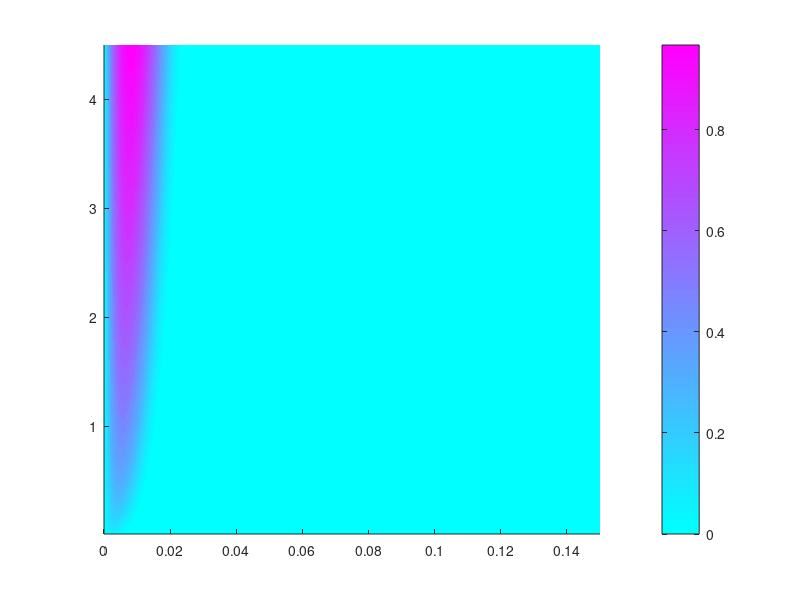

The MATLAB script that drew this image: (Note: this script raises an error after producing the figure.)
clc; clear; close all;

% --- Common Physical Parameters ---
T_s = 100;     % Surface temperature (°C)
T_inf = 25;    % Ambient temperature (°C)
x_pos = 4.5;   % Height of the vertical plate (m)

g = 9.81;      % Gravity (m/s^2)
beta = 1 / (T_inf + 273.15); % Thermal expansion coefficient (1/K)
nu = 1.5e-5;   % Kinematic viscosity (m^2/s)

% --- Define Fluids (Prandtl Numbers) ---
Prandtl_numbers = [0.7, 1, 10];  % Liquid metals, air, benchmark, oil
fluid_names = {'Air_Pr0.7', 'Benchmark_Pr1', 'Oil_Pr10'};

% --- Fixed Locations for Profiles ---
x_vel_locations = [0.8, 2.8];
x_temp_locations = [1.8, 3.8];

% --- Save folder ---
output_folder = 'natural_convection2';
if ~exist(output_folder, 'dir')
    mkdir(output_folder);
end

for f = 1:length(Prandtl_numbers)
    Pr = Prandtl_numbers(f);
    alpha = nu / Pr;  % Thermal diffusivity
    
    % Meshgrid
    [y_grid, x_grid] = meshgrid(linspace(0, 0.15, 150), linspace(0.01, x_pos, 300));
    u_field = zeros(size(x_grid));

    for i = 1:size(x_grid, 1)
        x_curr = x_grid(i, 1);
        Gr = g * beta * (T_s - T_inf) * x_curr^3 / nu^2;
        Ra = Gr * Pr;
        delta_u = 5 * x_curr / (Ra^(1/4));
        U_char = g * beta * (T_s - T_inf) * x_curr^2 / (nu * sqrt(Ra));
        
        for j = 1:size(y_grid, 2)
            y_curr = y_grid(1, j);
            eta = y_curr / delta_u;
            if eta >= 0 && eta <= 1
                u_field(i, j) = U_char * eta * (1 - eta)^2;
            end
        end
    end

    u_norm = u_field / max(u_field(:));
    
    % --- Plotting ---
    figure('Position', [100 100 600 600]); hold on;
    contourf(y_grid, x_grid, u_norm, 30, 'LineStyle', 'none');
    colormap("cool");
    cb = colorbar('eastoutside');
    cb.Label.String = 'Normalized Velocity Magnitude';
    cb.FontSize = 10;
    cb.Label.FontSize = 11;
    cb.Ticks = linspace(0, 1, 5);
    cb.TickLabels = arrayfun(@(x) sprintf('%.2f', x), cb.Ticks, 'UniformOutput', false);
    
    plot([0 0], [0 x_pos], 'k', 'LineWidth', 3);
    
    % Velocity Profiles
    for x_loc = x_vel_locations
        Gr = g * beta * (T_s - T_inf) * x_loc^3 / nu^2;
        Ra = Gr * Pr;
        delta_u = 6 * x_loc / (Ra^(1/4));
        U_char = sqrt(g * beta * (T_s - T_inf) * x_loc);
        
        y_vals = linspace(0, delta_u, 100);
        eta = y_vals / delta_u;
        u_vals = U_char * eta .* (1 - eta).^3;
        u_norm = u_vals / max(u_vals);
        scale_factor = 0.4 * x_loc;
        
        plot(y_vals, x_loc + scale_factor * u_norm, 'b', 'LineWidth', 2.5);
        idxs = round(linspace(1, length(y_vals), 12));
        for i = 1:length(idxs)
            y_line = y_vals(idxs(i));
            u_val = u_norm(idxs(i));
            if u_val > 0.05
                line([y_line y_line], [x_loc x_loc + scale_factor * u_val], ...
                    'Color', 'b', 'LineWidth', 1.5);
            end
        end
    end
    
    % Temperature Profiles
    for x_loc = x_temp_locations
        Gr = g * beta * (T_s - T_inf) * x_loc^3 / nu^2;
        Ra = Gr * Pr;
        delta_u = 6 * x_loc / (Ra^(1/4));
        delta_T = delta_u / (Pr^(1/3));
        
        y_vals = linspace(0, delta_T, 100);
        T_vals = (1 - y_vals / delta_T).^2;
        scale_factor = 0.6;
        
        plot(y_vals, x_loc + scale_factor * T_vals, 'k-.', 'LineWidth', 2.5);
        idxs = round(linspace(1, length(y_vals), 10));
        for i = 1:length(idxs)
            y_line = y_vals(idxs(i));
            T_val = T_vals(idxs(i));
            if T_val > 0.02
                line([y_line y_line], [x_loc x_loc + scale_factor * T_val], ...
    'Color', 'k', 'LineWidth', 1.8, 'LineStyle', '-.');
            end
        end
    end
    
    % Boundary Layers
    x_BL = linspace(0.01, x_pos, 200);
    Gr_BL = g * beta * (T_s - T_inf) * x_BL.^3 / nu^2;
    Ra_BL = Gr_BL * Pr;
    delta_u_BL = 6 * x_BL ./ (Ra_BL.^(1/4));
    delta_T_BL = delta_u_BL / (Pr^(1/3));
    
    plot(delta_u_BL, x_BL, 'b-', 'LineWidth', 2.5);
    plot(delta_T_BL, x_BL, 'k--', 'LineWidth', 2.5);
    
    % Formatting
    xlim([0, 0.035]);
    ylim([0, x_pos]);
    pbaspect([1 1 1]);
    
    h_vel = plot(NaN, NaN, 'b-', 'LineWidth', 2.5);
    h_temp = plot(NaN, NaN, 'k--', 'LineWidth', 2.5);
    legend([h_vel, h_temp], {'Velocity Profile & BL', 'Temperature Profile & BL'}, ...
        'Location', 'southeast', 'FontSize', 11);

    title(['Natural Convection, Pr = ', num2str(Pr)]);
    
    % Save figure
    saveas(gcf, fullfile(output_folder, [fluid_names{f}, '.png']));
    close(gcf);
end
